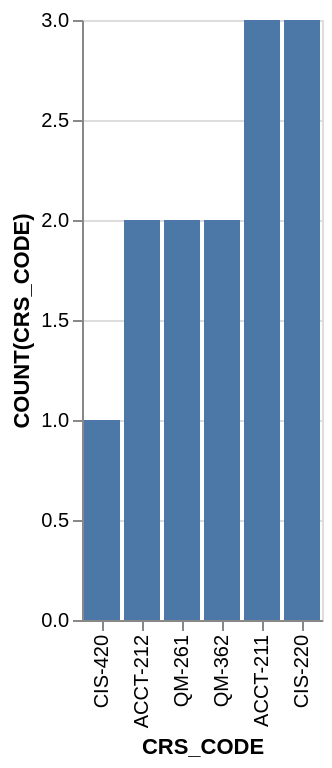

Vega-Lite specification stored for this chart:
### Vega-Lite specification from a JSON file in a GitHub repository (floating-point values rounded to 4 significant figures)
{"data": {"values": [{"x_data": "CIS-420", "y_data": 1}, {"x_data": "ACCT-212", "y_data": 2}, {"x_data": "QM-261", "y_data": 2}, {"x_data": "QM-362", "y_data": 2}, {"x_data": "ACCT-211", "y_data": 3}, {"x_data": "CIS-220", "y_data": 3}]}, "mark": "bar", "encoding": {"x": {"field": "x_data", "type": "nominal", "title": "CRS_CODE", "sort": {"op": "sum", "field": "y_data", "order": "ascending"}}, "y": {"field": "y_data", "type": "quantitative", "title": "COUNT(CRS_CODE)"}}}
